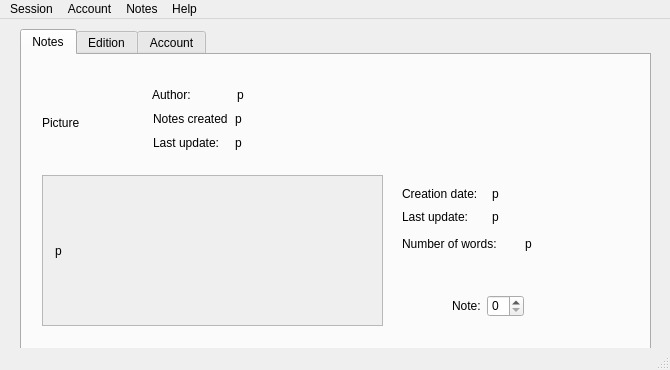
<?xml version="1.0" encoding="UTF-8"?>
<ui version="4.0">
 <class>MainWindow</class>
 <widget class="QMainWindow" name="MainWindow">
  <property name="geometry">
   <rect>
    <x>0</x>
    <y>0</y>
    <width>670</width>
    <height>370</height>
   </rect>
  </property>
  <property name="windowTitle">
   <string>Notebird</string>
  </property>
  <property name="windowIcon">
   <iconset>
    <normaloff>assets/icon.svg</normaloff>assets/icon.svg</iconset>
  </property>
  <widget class="QWidget" name="centralwidget">
   <widget class="QTabWidget" name="tabWidget">
    <property name="geometry">
     <rect>
      <x>20</x>
      <y>10</y>
      <width>631</width>
      <height>321</height>
     </rect>
    </property>
    <property name="currentIndex">
     <number>0</number>
    </property>
    <widget class="QWidget" name="tab_main">
     <attribute name="title">
      <string>Notes</string>
     </attribute>
     <widget class="QWidget" name="layoutWidget">
      <property name="geometry">
       <rect>
        <x>130</x>
        <y>30</y>
        <width>285</width>
        <height>68</height>
       </rect>
      </property>
      <layout class="QVBoxLayout" name="verticalLayout_2">
       <item>
        <layout class="QHBoxLayout" name="horizontalLayout">
         <item alignment="Qt::AlignLeft">
          <widget class="QLabel" name="label_3">
           <property name="maximumSize">
            <size>
             <width>43</width>
             <height>16</height>
            </size>
           </property>
           <property name="text">
            <string>Author:</string>
           </property>
          </widget>
         </item>
         <item alignment="Qt::AlignRight">
          <widget class="QLabel" name="author_label">
           <property name="minimumSize">
            <size>
             <width>200</width>
             <height>16</height>
            </size>
           </property>
           <property name="maximumSize">
            <size>
             <width>230</width>
             <height>16</height>
            </size>
           </property>
           <property name="text">
            <string>p</string>
           </property>
          </widget>
         </item>
        </layout>
       </item>
       <item>
        <layout class="QHBoxLayout" name="horizontalLayout_3">
         <item>
          <widget class="QLabel" name="label">
           <property name="minimumSize">
            <size>
             <width>75</width>
             <height>16</height>
            </size>
           </property>
           <property name="maximumSize">
            <size>
             <width>75</width>
             <height>16</height>
            </size>
           </property>
           <property name="text">
            <string>Notes created:</string>
           </property>
          </widget>
         </item>
         <item>
          <widget class="QLabel" name="total_notes_label">
           <property name="minimumSize">
            <size>
             <width>200</width>
             <height>16</height>
            </size>
           </property>
           <property name="maximumSize">
            <size>
             <width>200</width>
             <height>16</height>
            </size>
           </property>
           <property name="text">
            <string>p</string>
           </property>
          </widget>
         </item>
        </layout>
       </item>
       <item>
        <layout class="QHBoxLayout" name="horizontalLayout_4">
         <item>
          <widget class="QLabel" name="label_6">
           <property name="minimumSize">
            <size>
             <width>75</width>
             <height>16</height>
            </size>
           </property>
           <property name="maximumSize">
            <size>
             <width>75</width>
             <height>16</height>
            </size>
           </property>
           <property name="text">
            <string>Last update:</string>
           </property>
          </widget>
         </item>
         <item>
          <widget class="QLabel" name="date_label">
           <property name="minimumSize">
            <size>
             <width>200</width>
             <height>16</height>
            </size>
           </property>
           <property name="maximumSize">
            <size>
             <width>200</width>
             <height>16</height>
            </size>
           </property>
           <property name="text">
            <string>p</string>
           </property>
          </widget>
         </item>
        </layout>
       </item>
      </layout>
     </widget>
     <widget class="QLabel" name="avatar_mini">
      <property name="geometry">
       <rect>
        <x>20</x>
        <y>30</y>
        <width>75</width>
        <height>75</height>
       </rect>
      </property>
      <property name="maximumSize">
       <size>
        <width>75</width>
        <height>75</height>
       </size>
      </property>
      <property name="text">
       <string>Picture</string>
      </property>
     </widget>
     <widget class="QWidget" name="layoutWidget">
      <property name="geometry">
       <rect>
        <x>430</x>
        <y>240</y>
        <width>72</width>
        <height>22</height>
       </rect>
      </property>
      <layout class="QHBoxLayout" name="horizontalLayout_12">
       <item>
        <widget class="QLabel" name="label_8">
         <property name="text">
          <string>Note:</string>
         </property>
        </widget>
       </item>
       <item>
        <widget class="QSpinBox" name="spinBox"/>
       </item>
      </layout>
     </widget>
     <widget class="QWidget" name="layoutWidget_2">
      <property name="geometry">
       <rect>
        <x>380</x>
        <y>130</y>
        <width>240</width>
        <height>71</height>
       </rect>
      </property>
      <layout class="QVBoxLayout" name="verticalLayout_6">
       <item>
        <layout class="QHBoxLayout" name="horizontalLayout_14">
         <item>
          <widget class="QLabel" name="label_9">
           <property name="text">
            <string>Creation date:</string>
           </property>
          </widget>
         </item>
         <item>
          <widget class="QLabel" name="creation_date_label">
           <property name="minimumSize">
            <size>
             <width>150</width>
             <height>17</height>
            </size>
           </property>
           <property name="maximumSize">
            <size>
             <width>150</width>
             <height>17</height>
            </size>
           </property>
           <property name="text">
            <string>p</string>
           </property>
          </widget>
         </item>
        </layout>
       </item>
       <item>
        <layout class="QHBoxLayout" name="horizontalLayout_15">
         <item>
          <widget class="QLabel" name="label_10">
           <property name="text">
            <string>Last update:</string>
           </property>
          </widget>
         </item>
         <item>
          <widget class="QLabel" name="last_update_label">
           <property name="minimumSize">
            <size>
             <width>150</width>
             <height>17</height>
            </size>
           </property>
           <property name="maximumSize">
            <size>
             <width>150</width>
             <height>17</height>
            </size>
           </property>
           <property name="text">
            <string>p</string>
           </property>
          </widget>
         </item>
        </layout>
       </item>
       <item>
        <layout class="QHBoxLayout" name="horizontalLayout_16">
         <item>
          <widget class="QLabel" name="label_11">
           <property name="text">
            <string>Number of words:</string>
           </property>
          </widget>
         </item>
         <item alignment="Qt::AlignLeft">
          <widget class="QLabel" name="number_words_label">
           <property name="text">
            <string>p</string>
           </property>
          </widget>
         </item>
        </layout>
       </item>
      </layout>
     </widget>
     <widget class="QScrollArea" name="scrollArea">
      <property name="geometry">
       <rect>
        <x>20</x>
        <y>120</y>
        <width>341</width>
        <height>151</height>
       </rect>
      </property>
      <property name="maximumSize">
       <size>
        <width>341</width>
        <height>151</height>
       </size>
      </property>
      <property name="verticalScrollBarPolicy">
       <enum>Qt::ScrollBarAsNeeded</enum>
      </property>
      <property name="horizontalScrollBarPolicy">
       <enum>Qt::ScrollBarAlwaysOff</enum>
      </property>
      <property name="widgetResizable">
       <bool>true</bool>
      </property>
      <widget class="QWidget" name="scrollAreaWidgetContents_2">
       <property name="geometry">
        <rect>
         <x>0</x>
         <y>0</y>
         <width>339</width>
         <height>149</height>
        </rect>
       </property>
       <layout class="QHBoxLayout" name="horizontalLayout_7">
        <item>
         <widget class="QLabel" name="note_rendered_label">
          <property name="sizePolicy">
           <sizepolicy hsizetype="Preferred" vsizetype="MinimumExpanding">
            <horstretch>0</horstretch>
            <verstretch>0</verstretch>
           </sizepolicy>
          </property>
          <property name="minimumSize">
           <size>
            <width>315</width>
            <height>131</height>
           </size>
          </property>
          <property name="maximumSize">
           <size>
            <width>315</width>
            <height>16777215</height>
           </size>
          </property>
          <property name="text">
           <string>p</string>
          </property>
          <property name="scaledContents">
           <bool>true</bool>
          </property>
          <property name="wordWrap">
           <bool>true</bool>
          </property>
          <property name="openExternalLinks">
           <bool>true</bool>
          </property>
         </widget>
        </item>
       </layout>
      </widget>
     </widget>
    </widget>
    <widget class="QWidget" name="tab_edition">
     <attribute name="title">
      <string>Edition</string>
     </attribute>
     <widget class="QWidget" name="layoutWidget">
      <property name="geometry">
       <rect>
        <x>50</x>
        <y>30</y>
        <width>340</width>
        <height>213</height>
       </rect>
      </property>
      <layout class="QVBoxLayout" name="verticalLayout">
       <item>
        <widget class="ClickablePlainTextEdit" name="comment_block">
         <property name="maximumSize">
          <size>
           <width>338</width>
           <height>149</height>
          </size>
         </property>
        </widget>
       </item>
       <item>
        <widget class="QGroupBox" name="crud_group_box">
         <property name="title">
          <string>Notes:</string>
         </property>
         <layout class="QHBoxLayout" name="horizontalLayout_5">
          <item>
           <widget class="QPushButton" name="btn_create">
            <property name="enabled">
             <bool>false</bool>
            </property>
            <property name="text">
             <string>New</string>
            </property>
           </widget>
          </item>
          <item>
           <widget class="QPushButton" name="btn_update">
            <property name="text">
             <string>Save</string>
            </property>
           </widget>
          </item>
          <item>
           <widget class="QPushButton" name="btn_delete">
            <property name="enabled">
             <bool>false</bool>
            </property>
            <property name="text">
             <string>Delete</string>
            </property>
           </widget>
          </item>
          <item>
           <widget class="QPushButton" name="btn_discard_note">
            <property name="enabled">
             <bool>true</bool>
            </property>
            <property name="text">
             <string>Cancel</string>
            </property>
           </widget>
          </item>
         </layout>
        </widget>
       </item>
      </layout>
     </widget>
     <widget class="QWidget" name="layoutWidget">
      <property name="geometry">
       <rect>
        <x>430</x>
        <y>160</y>
        <width>72</width>
        <height>22</height>
       </rect>
      </property>
      <layout class="QHBoxLayout" name="horizontalLayout_11">
       <item>
        <widget class="QLabel" name="label_7">
         <property name="text">
          <string>Note:</string>
         </property>
        </widget>
       </item>
       <item>
        <widget class="QSpinBox" name="spinBox_2"/>
       </item>
      </layout>
     </widget>
     <widget class="QLabel" name="label_message2">
      <property name="geometry">
       <rect>
        <x>50</x>
        <y>260</y>
        <width>341</width>
        <height>20</height>
       </rect>
      </property>
      <property name="styleSheet">
       <string notr="true">.QLabel {
    color: #ca0000;
    font-weight: 600;
}</string>
      </property>
      <property name="text">
       <string/>
      </property>
     </widget>
    </widget>
    <widget class="QWidget" name="tab_account">
     <attribute name="title">
      <string>Account</string>
     </attribute>
     <widget class="QWidget" name="layoutWidget">
      <property name="geometry">
       <rect>
        <x>40</x>
        <y>20</y>
        <width>181</width>
        <height>251</height>
       </rect>
      </property>
      <layout class="QVBoxLayout" name="verticalLayout_4">
       <item>
        <widget class="QLabel" name="avatar">
         <property name="maximumSize">
          <size>
           <width>175</width>
           <height>175</height>
          </size>
         </property>
         <property name="text">
          <string>Picture</string>
         </property>
        </widget>
       </item>
       <item>
        <widget class="QPushButton" name="btn_upload_avatar">
         <property name="enabled">
          <bool>false</bool>
         </property>
         <property name="maximumSize">
          <size>
           <width>175</width>
           <height>23</height>
          </size>
         </property>
         <property name="text">
          <string>Upload new avatar</string>
         </property>
        </widget>
       </item>
       <item>
        <widget class="QPushButton" name="btn_del_avatar">
         <property name="enabled">
          <bool>false</bool>
         </property>
         <property name="maximumSize">
          <size>
           <width>175</width>
           <height>23</height>
          </size>
         </property>
         <property name="text">
          <string>Remove avatar</string>
         </property>
        </widget>
       </item>
      </layout>
     </widget>
     <widget class="QWidget" name="layoutWidget">
      <property name="geometry">
       <rect>
        <x>281</x>
        <y>41</y>
        <width>252</width>
        <height>137</height>
       </rect>
      </property>
      <layout class="QVBoxLayout" name="verticalLayout_3">
       <item>
        <layout class="QHBoxLayout" name="horizontalLayout_8">
         <item>
          <widget class="QLabel" name="username_label_2">
           <property name="text">
            <string>Username:</string>
           </property>
          </widget>
         </item>
         <item>
          <widget class="ClickableLineEdit" name="username_line_edit">
           <property name="enabled">
            <bool>false</bool>
           </property>
           <property name="maximumSize">
            <size>
             <width>194</width>
             <height>20</height>
            </size>
           </property>
           <property name="placeholderText">
            <string>Enter username...</string>
           </property>
          </widget>
         </item>
        </layout>
       </item>
       <item>
        <layout class="QHBoxLayout" name="horizontalLayout_2">
         <item>
          <widget class="QLabel" name="name_label_2">
           <property name="text">
            <string>Full name:</string>
           </property>
          </widget>
         </item>
         <item>
          <widget class="ClickableLineEdit" name="name_line_edit">
           <property name="enabled">
            <bool>false</bool>
           </property>
           <property name="maximumSize">
            <size>
             <width>194</width>
             <height>20</height>
            </size>
           </property>
           <property name="placeholderText">
            <string>Enter real name...</string>
           </property>
          </widget>
         </item>
        </layout>
       </item>
       <item>
        <layout class="QHBoxLayout" name="horizontalLayout_6">
         <item>
          <widget class="QLabel" name="pwd_label_2">
           <property name="text">
            <string>Password:</string>
           </property>
          </widget>
         </item>
         <item>
          <widget class="ClickableLineEdit" name="pwd_line_edit">
           <property name="enabled">
            <bool>false</bool>
           </property>
           <property name="maximumSize">
            <size>
             <width>128</width>
             <height>20</height>
            </size>
           </property>
           <property name="echoMode">
            <enum>QLineEdit::Password</enum>
           </property>
           <property name="placeholderText">
            <string>Enter password...</string>
           </property>
          </widget>
         </item>
         <item>
          <widget class="QCheckBox" name="pwd_checkbox">
           <property name="enabled">
            <bool>false</bool>
           </property>
           <property name="maximumSize">
            <size>
             <width>60</width>
             <height>17</height>
            </size>
           </property>
           <property name="text">
            <string>change</string>
           </property>
          </widget>
         </item>
        </layout>
       </item>
       <item>
        <spacer name="horizontalSpacer">
         <property name="orientation">
          <enum>Qt::Horizontal</enum>
         </property>
         <property name="sizeHint" stdset="0">
          <size>
           <width>40</width>
           <height>20</height>
          </size>
         </property>
        </spacer>
       </item>
       <item>
        <layout class="QHBoxLayout" name="horizontalLayout_13">
         <item>
          <widget class="QPushButton" name="btn_discard_changes">
           <property name="enabled">
            <bool>false</bool>
           </property>
           <property name="maximumSize">
            <size>
             <width>93</width>
             <height>23</height>
            </size>
           </property>
           <property name="text">
            <string>Cancel</string>
           </property>
          </widget>
         </item>
         <item>
          <widget class="QPushButton" name="btn_save_info">
           <property name="enabled">
            <bool>false</bool>
           </property>
           <property name="maximumSize">
            <size>
             <width>93</width>
             <height>23</height>
            </size>
           </property>
           <property name="text">
            <string>Save changes</string>
           </property>
          </widget>
         </item>
        </layout>
       </item>
      </layout>
     </widget>
     <widget class="QLabel" name="label_message">
      <property name="geometry">
       <rect>
        <x>280</x>
        <y>210</y>
        <width>251</width>
        <height>16</height>
       </rect>
      </property>
      <property name="styleSheet">
       <string notr="true">.QLabel {
    color: #ca0000;
    font-weight: 600;
}</string>
      </property>
      <property name="text">
       <string/>
      </property>
     </widget>
    </widget>
   </widget>
  </widget>
  <widget class="QMenuBar" name="menubar">
   <property name="geometry">
    <rect>
     <x>0</x>
     <y>0</y>
     <width>670</width>
     <height>21</height>
    </rect>
   </property>
   <widget class="QMenu" name="menu_session">
    <property name="title">
     <string>Session</string>
    </property>
    <addaction name="actionLogout"/>
   </widget>
   <widget class="QMenu" name="menu_account">
    <property name="title">
     <string>Account</string>
    </property>
    <addaction name="actionUpdate"/>
    <addaction name="actionDelete"/>
   </widget>
   <widget class="QMenu" name="menu_help">
    <property name="title">
     <string>Help</string>
    </property>
    <addaction name="actionLicense"/>
    <addaction name="separator"/>
    <addaction name="actionAbout"/>
   </widget>
   <widget class="QMenu" name="menuNotes">
    <property name="title">
     <string>Notes</string>
    </property>
    <addaction name="actionNew"/>
   </widget>
   <addaction name="menu_session"/>
   <addaction name="menu_account"/>
   <addaction name="menuNotes"/>
   <addaction name="menu_help"/>
  </widget>
  <widget class="QStatusBar" name="statusbar"/>
  <action name="actionLogout">
   <property name="text">
    <string>Logout</string>
   </property>
  </action>
  <action name="actionUpdate">
   <property name="text">
    <string>Edit</string>
   </property>
  </action>
  <action name="actionDelete">
   <property name="text">
    <string>Delete</string>
   </property>
  </action>
  <action name="actionLicense">
   <property name="text">
    <string>License</string>
   </property>
  </action>
  <action name="actionAbout">
   <property name="text">
    <string>About</string>
   </property>
  </action>
  <action name="actionNew">
   <property name="text">
    <string>New</string>
   </property>
  </action>
 </widget>
 <customwidgets>
  <customwidget>
   <class>ClickableLineEdit</class>
   <extends>QLineEdit</extends>
   <header>clickable_line_edit.py</header>
  </customwidget>
  <customwidget>
   <class>ClickablePlainTextEdit</class>
   <extends>QPlainTextEdit</extends>
   <header>custom_widgets.py</header>
  </customwidget>
 </customwidgets>
 <tabstops>
  <tabstop>btn_create</tabstop>
  <tabstop>btn_update</tabstop>
  <tabstop>btn_delete</tabstop>
 </tabstops>
 <resources/>
 <connections/>
</ui>
